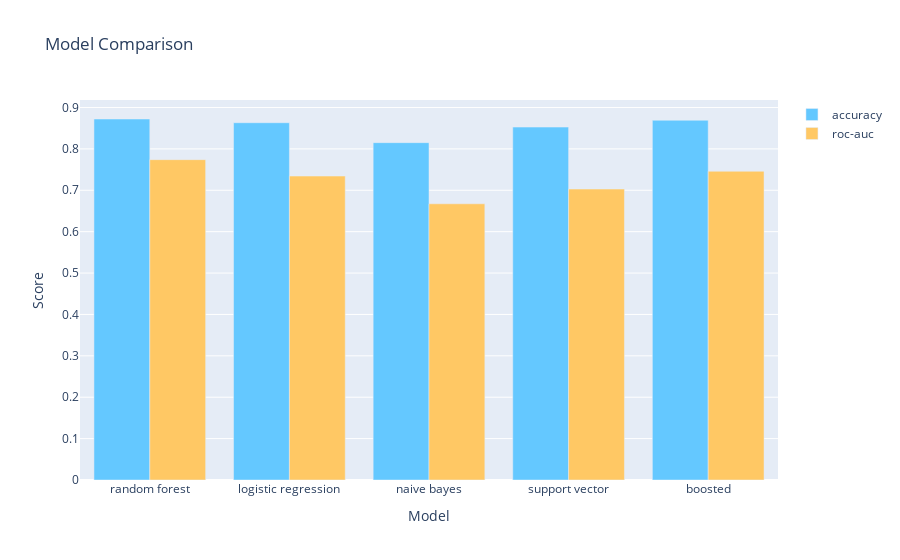

Notebook cell for this chart:
### Code cell
import plotly.graph_objects as go
# display results with plotly
trace0 = go.Bar(x= evaldf.index,
                y= evaldf['accuracy'].values,
                name='accuracy',
                marker=dict(color='rgb(100,200,300)'))
trace1 = go.Bar(x= evaldf.index,
                y= evaldf['rocauc'].values,
                name='roc-auc',
                marker=dict(color='rgb(300,200,100)'))
# now the layout
layout=go.Layout(title='Model Comparison',
                   xaxis= dict(title='Model'),
                   yaxis=dict(title='Score'))
# bind using go.Figure
fig = go.Figure(data=[trace0, trace1], layout=layout)
fig

### Figure 1 — Plotly figure (JSON) as saved in the notebook; plotly's stock layout.template omitted (floating-point values rounded to 4 significant figures)
{"data": [{"marker": {"color": "rgb(100,200,300)"}, "name": "accuracy", "type": "bar", "x": ["random forest", "logistic regression", "naive bayes", "support vector", "boosted"], "y": [0.8722, 0.8632, 0.815, 0.8526, 0.8692]}, {"marker": {"color": "rgb(300,200,100)"}, "name": "roc-auc", "type": "bar", "x": ["random forest", "logistic regression", "naive bayes", "support vector", "boosted"], "y": [0.774, 0.7344, 0.6673, 0.703, 0.7459]}], "layout": {"autosize": true, "title": {"text": "Model Comparison"}, "xaxis": {"autorange": true, "range": [-0.5, 4.5], "title": {"text": "Model"}, "type": "category"}, "yaxis": {"autorange": true, "range": [0, 0.9181], "title": {"text": "Score"}, "type": "linear"}}}
